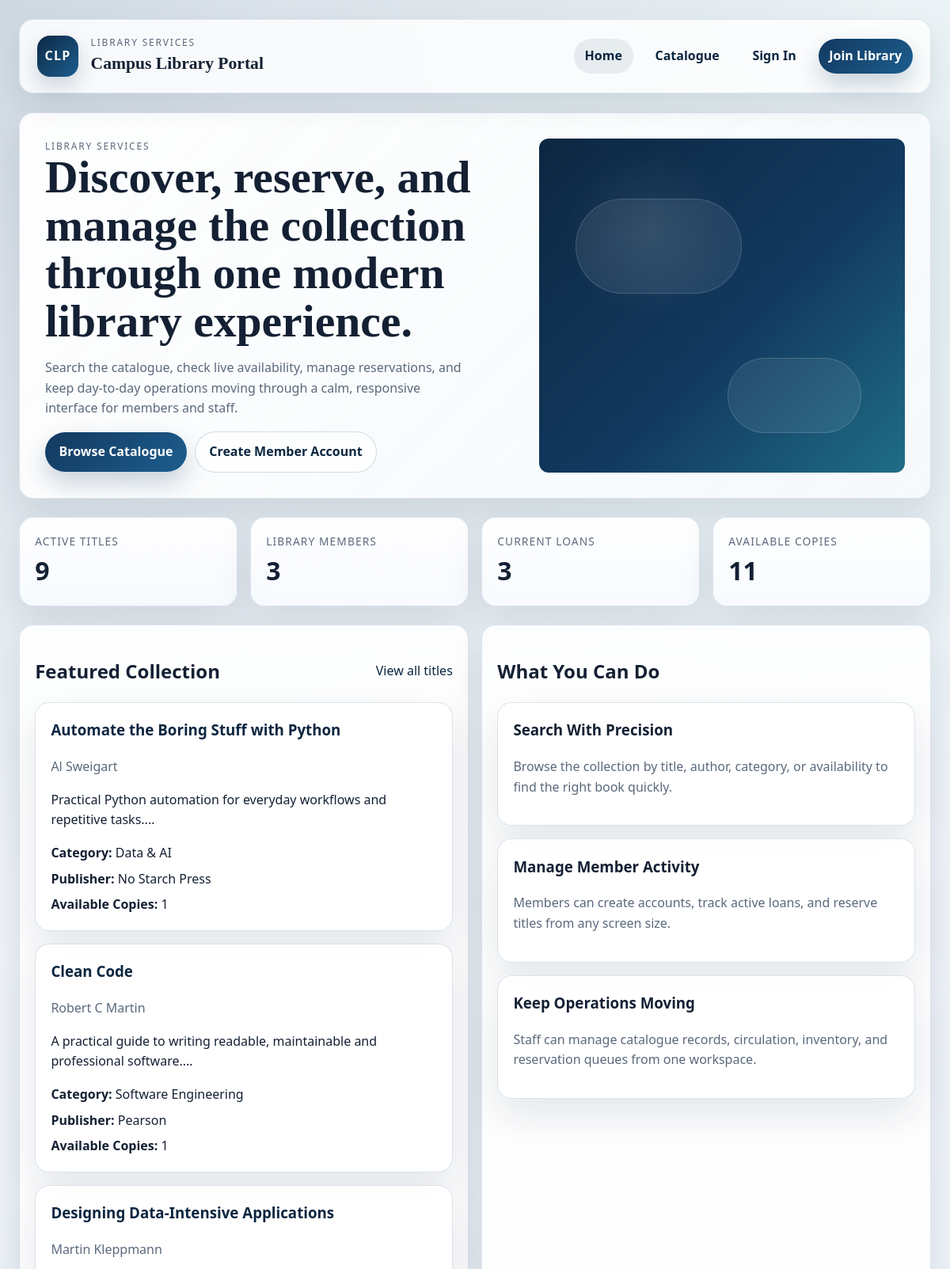
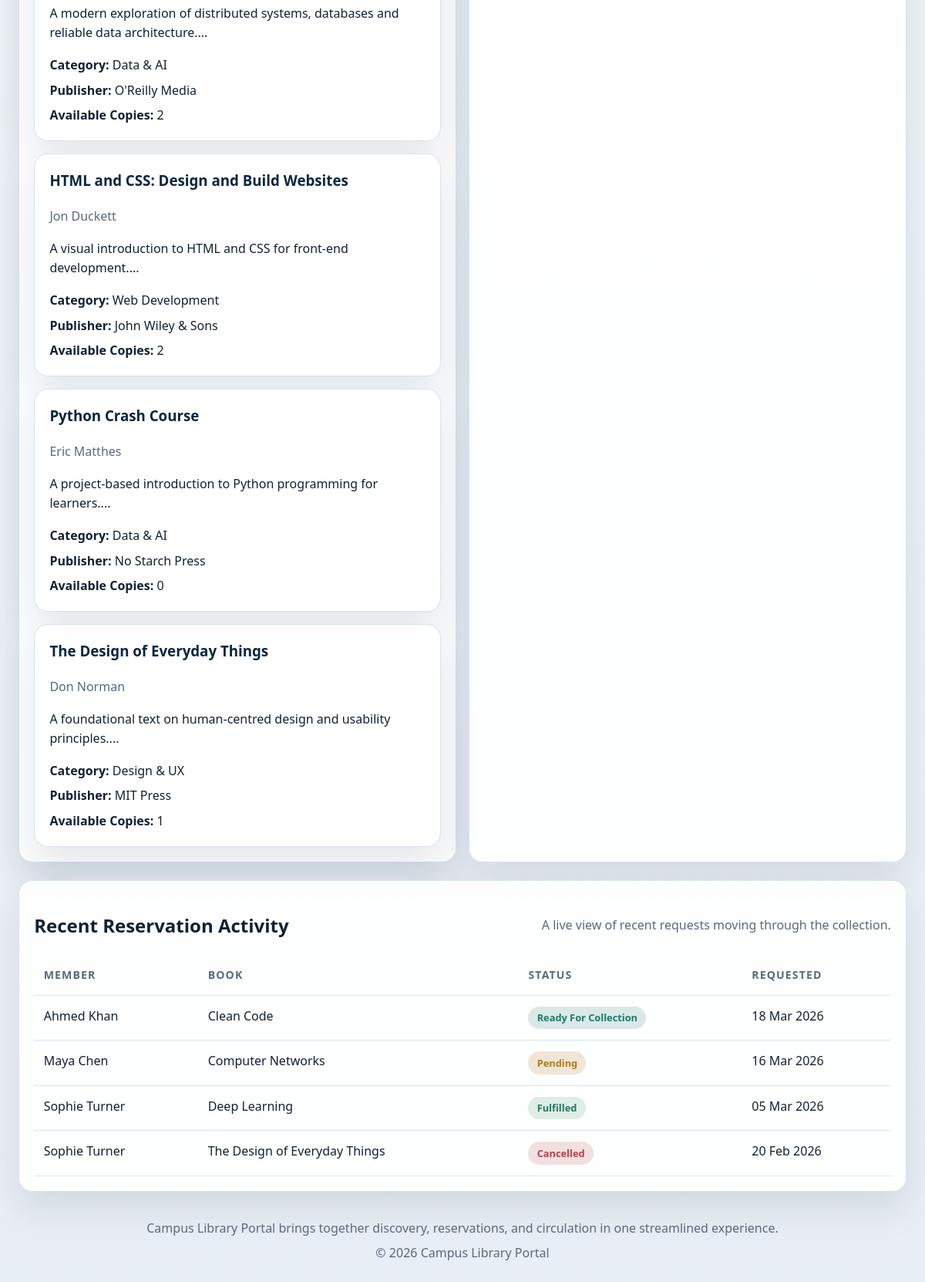
The page / on the database its author committed (2 pictures, top to bottom).
### tables this page shows
CREATE TABLE books (
    id INT NOT NULL AUTO_INCREMENT,
    title VARCHAR(180) NOT NULL,
    isbn VARCHAR(30) NOT NULL,
    category_id INT NOT NULL,
    publisher_id INT NOT NULL,
    published_year INT DEFAULT NULL,
    summary TEXT,
    featured TINYINT(1) NOT NULL DEFAULT 0,
    is_active TINYINT(1) NOT NULL DEFAULT 1,
    created_at DATETIME NOT NULL,
    PRIMARY KEY (id),
    UNIQUE KEY uq_books_isbn (isbn),
    CONSTRAINT fk_books_category FOREIGN KEY (category_id) REFERENCES categories (id),
    CONSTRAINT fk_books_publisher FOREIGN KEY (publisher_id) REFERENCES publishers (id)
);

CREATE TABLE categories (
    id INT NOT NULL AUTO_INCREMENT,
    name VARCHAR(100) NOT NULL,
    description TEXT,
    PRIMARY KEY (id),
    UNIQUE KEY uq_categories_name (name)
);

CREATE TABLE publishers (
    id INT NOT NULL AUTO_INCREMENT,
    name VARCHAR(150) NOT NULL,
    website_url VARCHAR(255) DEFAULT NULL,
    description TEXT,
    PRIMARY KEY (id),
    UNIQUE KEY uq_publishers_name (name)
);

CREATE TABLE reservations (
    id INT NOT NULL AUTO_INCREMENT,
    member_id INT NOT NULL,
    book_id INT NOT NULL,
    status ENUM('pending', 'ready_for_collection', 'fulfilled', 'cancelled') NOT NULL DEFAULT 'pending',
    requested_at DATETIME NOT NULL,
    expires_at DATETIME DEFAULT NULL,
    notes TEXT,
    PRIMARY KEY (id),
    CONSTRAINT fk_reservations_member FOREIGN KEY (member_id) REFERENCES members (id),
    CONSTRAINT fk_reservations_book FOREIGN KEY (book_id) REFERENCES books (id)
);

CREATE TABLE members (
    id INT NOT NULL AUTO_INCREMENT,
    user_id INT NOT NULL,
    membership_number VARCHAR(30) NOT NULL,
    full_name VARCHAR(120) NOT NULL,
    phone VARCHAR(30) DEFAULT NULL,
    course_name VARCHAR(120) DEFAULT NULL,
    joined_on DATE NOT NULL,
    is_active TINYINT(1) NOT NULL DEFAULT 1,
    PRIMARY KEY (id),
    UNIQUE KEY uq_members_user (user_id),
    UNIQUE KEY uq_membership_number (membership_number),
    CONSTRAINT fk_members_user FOREIGN KEY (user_id) REFERENCES users (id)
);

### app/includes/auth.php (called while the page is built, shortened)
<?php
require_once __DIR__ . '/functions.php';
function current_user()
{
    if (empty($_SESSION['user_id'])) {
        return null;
    }
    return find_user_by_id($_SESSION['user_id']);
}
function is_logged_in()
{
    return current_user() !== null;
}

### app/includes/db.php (called while the page is built, shortened)
<?php
function db()
{
    static $pdo = null;
    if ($pdo instanceof PDO) {
        return $pdo;
    }
    $dsn = 'mysql:host=' . DB_HOST . ';dbname=' . DB_NAME . ';charset=' . DB_CHARSET;
    try {
        $pdo = new PDO($dsn, DB_USER, DB_PASS);
        $pdo->setAttribute(PDO::ATTR_ERRMODE, PDO::ERRMODE_EXCEPTION);
        $pdo->setAttribute(PDO::ATTR_DEFAULT_FETCH_MODE, PDO::FETCH_ASSOC);
    } catch (PDOException $exception) {
        $GLOBALS['db_connection_error'] = $exception->getMessage();
        return null;
    }
    return $pdo;
}

### index.php (the view, shortened to what this page needs)
<?php
require_once __DIR__ . '/app/includes/auth.php';
$stats = array(
    'book_count' => 0,
    'member_count' => 0,
    'active_loans' => 0,
    'available_copies' => 0,
);
$featuredBooks = array();
$recentReservations = array();
if (db_ready()) {
    $stats = db()->query('
        SELECT
            (SELECT COUNT(*) FROM books WHERE is_active = 1) AS book_count,
            (SELECT COUNT(*) FROM members WHERE is_active = 1) AS member_count,
            (SELECT COUNT(*) FROM loans WHERE returned_at IS NULL) AS active_loans,
            (SELECT COUNT(*) FROM copies WHERE status = "available") AS available_copies
    ')->fetch();
    $featuredBooks = db()->query('
        SELECT
            b.id,
            b.title,
            b.summary,
            b.published_year,
            c.name AS category_name,
            p.name AS publisher_name,
            GROUP_CONCAT(DISTINCT a.name ORDER BY a.name SEPARATOR ", ") AS authors,
            COALESCE(SUM(CASE WHEN cp.status = "available" THEN 1 ELSE 0 END), 0) AS available_copies
        FROM books b
        INNER JOIN categories c ON c.id = b.category_id
        INNER JOIN publishers p ON p.id = b.publisher_id
        INNER JOIN book_authors ba ON ba.book_id = b.id
        INNER JOIN authors a ON a.id = ba.author_id
        LEFT JOIN copies cp ON cp.book_id = b.id
        WHERE b.is_active = 1 AND b.featured = 1
        GROUP BY b.id, b.title, b.summary, b.published_year, c.name, p.name
        ORDER BY b.title ASC
        LIMIT 6
    ')->fetchAll();
    $recentReservations = db()->query('
        SELECT
            r.requested_at,
            r.status,
            b.title,
            m.full_name
        FROM reservations r
        INNER JOIN books b ON b.id = r.book_id
        INNER JOIN members m ON m.id = r.member_id
        ORDER BY r.requested_at DESC
        LIMIT 4
    ')->fetchAll();
}
include __DIR__ . '/app/includes/header.php';
?>
<section class="hero">
    <div class="hero-copy">
        <p class="eyebrow">Library Services</p>
        <h1>Discover, reserve, and manage the collection through one modern library experience.</h1>
        <p>
            Search the catalogue, check live availability, manage reservations, and keep day-to-day
            operations moving through a calm, responsive interface for members and staff.
        </p>
        <div class="action-row">
            <a class="button-link" href="catalogue.php">Browse Catalogue</a>
            <?php if (is_logged_in()): ?>
                <a class="button button-secondary" href="<?php echo is_admin() ? 'admin/index.php' : 'dashboard.php'; ?>">
                    Open Dashboard
                </a>
            <?php else: ?>
                <a class="button button-ghost" href="register.php">Create Member Account</a>
            <?php endif; ?>
        </div>
    </div>
    <div class="hero-art" aria-hidden="true"></div>
</section>
<section class="metric-grid">
    <article>
        <span class="metric-label">Active Titles</span>
        <span class="metric-value"><?php echo h($stats['book_count']); ?></span>
    </article>
    <article>
        <span class="metric-label">Library Members</span>
        <span class="metric-value"><?php echo h($stats['member_count']); ?></span>
    </article>
    <article>
        <span class="metric-label">Current Loans</span>
        <span class="metric-value"><?php echo h($stats['active_loans']); ?></span>
    </article>
    <article>
        <span class="metric-label">Available Copies</span>
        <span class="metric-value"><?php echo h($stats['available_copies']); ?></span>
    </article>
</section>
<section class="grid grid-2">
    <div class="panel">
        <div class="section-heading">
            <h2>Featured Collection</h2>
            <a href="catalogue.php">View all titles</a>
        </div>
        <?php if (!$featuredBooks): ?>
            <div class="empty-state">
                <p>No titles are available yet.</p>
            </div>
        <?php else: ?>
            <div class="grid grid-2">
                <?php foreach ($featuredBooks as $book): ?>
                    <article class="card">
                        <h3><a href="book.php?id=<?php echo h($book['id']); ?>"><?php echo h($book['title']); ?></a></h3>
                        <p class="muted"><?php echo h($book['authors']); ?></p>
                        <p><?php echo h(substr($book['summary'], 0, 150)); ?>...</p>
                        <ul class="meta-list">
                            <li><strong>Category:</strong> <?php echo h($book['category_name']); ?></li>
                            <li><strong>Publisher:</strong> <?php echo h($book['publisher_name']); ?></li>
                            <li><strong>Available Copies:</strong> <?php echo h($book['available_copies']); ?></li>
                        </ul>
                    </article>
                <?php endforeach; ?>
            </div>
        <?php endif; ?>
    </div>
    <div class="panel">
        <div class="section-heading">
            <h2>What You Can Do</h2>
        </div>
        <div class="stack">
            <div class="card">
                <h3>Search With Precision</h3>
                <p class="muted">Browse the collection by title, author, category, or availability to find the right book quickly.</p>
            </div>
            <div class="card">
                <h3>Manage Member Activity</h3>
                <p class="muted">Members can create accounts, track active loans, and reserve titles from any screen size.</p>
            </div>
            <div class="card">
                <h3>Keep Operations Moving</h3>
                <p class="muted">Staff can manage catalogue records, circulation, inventory, and reservation queues from one workspace.</p>
            </div>
        </div>
    </div>
</section>
<section class="panel">
    <div class="section-heading">
        <h2>Recent Reservation Activity</h2>
        <p class="muted">A live view of recent requests moving through the collection.</p>
    </div>
    <?php if (!$recentReservations): ?>
        <div class="empty-state">
            <p>No reservation data is available yet.</p>
        </div>
    <?php else: ?>
        <div class="table-wrap">
            <table>
                <thead>
                    <tr>
                        <th>Member</th>
                        <th>Book</th>
                        <th>Status</th>
                        <th>Requested</th>
                    </tr>
                </thead>
                <tbody>
                    <?php foreach ($recentReservations as $reservation): ?>
                        <tr>
                            <td><?php echo h($reservation['full_name']); ?></td>
                            <td><?php echo h($reservation['title']); ?></td>
                            <td><?php echo render_status_badge(ucwords(str_replace('_', ' ', $reservation['status'])), $reservation['status']); ?></td>
                            <td><?php echo h(format_date_display($reservation['requested_at'])); ?></td>
                        </tr>
                    <?php endforeach; ?>
                </tbody>
            </table>
        </div>
    <?php endif; ?>
</section>
<?php include __DIR__ . '/app/includes/footer.php'; ?>

### app/includes/header.php (shortened to what this page needs)
<?php
require_once __DIR__ . '/auth.php';
$basePath = isset($basePath) ? $basePath : '';
$isAdminSection = isset($isAdminSection) ? $isAdminSection : false;
$user = current_user();
$currentScript = basename($_SERVER['PHP_SELF']);
?>
<!DOCTYPE html>
<html lang="en">
<head>
    <link rel="stylesheet" href="<?php echo h($basePath); ?>assets/css/styles.css">
</head>
<body class="<?php echo $isAdminSection ? 'admin-shell' : 'public-shell'; ?>">
    <div class="page-frame">
        <header class="site-header">
            <div class="brand-lockup">
                <a class="brand-mark" href="<?php echo h($basePath); ?>index.php">CLP</a>
                <div>
                    <p class="eyebrow"><?php echo $isAdminSection ? 'Staff Workspace' : 'Library Services'; ?></p>
                    <a class="brand-name" href="<?php echo h($basePath); ?>index.php"><?php echo h(APP_NAME); ?></a>
                </div>
            </div>
            <nav class="primary-nav" data-nav>
                <a class="<?php echo nav_is_active($currentScript, array('index.php')); ?>" href="<?php echo h($basePath); ?>index.php">Home</a>
                <a class="<?php echo nav_is_active($currentScript, array('catalogue.php', 'book.php')); ?>" href="<?php echo h($basePath); ?>catalogue.php">Catalogue</a>
                <?php if ($user): ?>
                    <a href="<?php echo h($basePath); ?>logout.php">Sign Out</a>
                <?php else: ?>
                    <a class="<?php echo nav_is_active($currentScript, array('login.php')); ?>" href="<?php echo h($basePath); ?>login.php">Sign In</a>
                    <a class="button-link" href="<?php echo h($basePath); ?>register.php">Join Library</a>
                <?php endif; ?>
            </nav>
        </header>
        <main class="main-content">

### app/includes/functions.php (shortened to what this page needs)
<?php
require_once __DIR__ . '/db.php';
function h($value)
{
    return htmlspecialchars((string) $value, ENT_QUOTES, 'UTF-8');
}
function format_date_display($value)
{
    $timestamp = strtotime($value);
    return date('d M Y', $timestamp);
}
function status_class($status)
{
    $map = array(
        'success' => 'success',
        'warning' => 'warning',
        'danger' => 'danger',
        'info' => 'info',
        'muted' => 'muted',
        'available' => 'success',
        'loaned' => 'warning',
        'maintenance' => 'muted',
        'pending' => 'warning',
        'ready_for_collection' => 'info',
        'fulfilled' => 'success',
        'cancelled' => 'danger',
        'active' => 'success',
        'inactive' => 'muted',
        'returned' => 'success',
        'overdue' => 'danger',
    );
    return isset($map[$status]) ? $map[$status] : 'info';
}
function render_status_badge($label, $status = '')
{
    $state = $status !== '' ? $status : strtolower(str_replace(' ', '_', $label));
    return '<span class="badge badge-' . h(status_class($state)) . '">' . h($label) . '</span>';
}
function nav_is_active($scriptName, $targets)
{
    return in_array($scriptName, $targets, true) ? 'is-active' : '';
}

### app/includes/footer.php
        </main>
        <footer class="site-footer">
            <p><?php echo h(APP_NAME); ?> brings together discovery, reservations, and circulation in one streamlined experience.</p>
            <p>&copy; <?php echo h(date('Y')); ?> <?php echo h(APP_NAME); ?></p>
        </footer>
    </div>
</body>
</html>

### rows shown on the page
books: title "Automate the Boring Stuff with Python", authors "Al Sweigart", summary "Practical Python automation for everyday workflows and repetitive tasks.", category.name "Data & AI", publisher.name "No Starch Press", available_copies "1"
books: title "Clean Code", authors "Robert C Martin", summary "A practical guide to writing readable, maintainable and professional software.", category.name "Software Engineering", publisher.name "Pearson", available_copies "1"
books: title "Designing Data-Intensive Applications", authors "Martin Kleppmann", summary "A modern exploration of distributed systems, databases and reliable data architecture.", category.name "Data & AI", publisher.name "O'Reilly Media", available_copies "2"
books: title "HTML and CSS: Design and Build Websites", authors "Jon Duckett", summary "A visual introduction to HTML and CSS for front-end development.", category.name "Web Development", publisher.name "John Wiley & Sons", available_copies "2"
books: title "Python Crash Course", authors "Eric Matthes", summary "A project-based introduction to Python programming for learners.", category.name "Data & AI", publisher.name "No Starch Press", available_copies "0"
books: title "The Design of Everyday Things", authors "Don Norman", summary "A foundational text on human-centred design and usability principles.", category.name "Design & UX", publisher.name "MIT Press", available_copies "1"
reservations: member.full_name "Ahmed Khan", book.title "Clean Code", label "Ready For Collection", requested_at "18 Mar 2026"
reservations: member.full_name "Maya Chen", book.title "Computer Networks", label "Pending", requested_at "16 Mar 2026"
reservations: member.full_name "Sophie Turner", book.title "Deep Learning", label "Fulfilled", requested_at "05 Mar 2026"
reservations: member.full_name "Sophie Turner", book.title "The Design of Everyday Things", label "Cancelled", requested_at "20 Feb 2026"

### other values the page prints
APP_NAME "Campus Library Portal"
$stats['book_count'] "9"
$stats['member_count'] "3"
$stats['active_loans'] "3"
$stats['available_copies'] "11"
